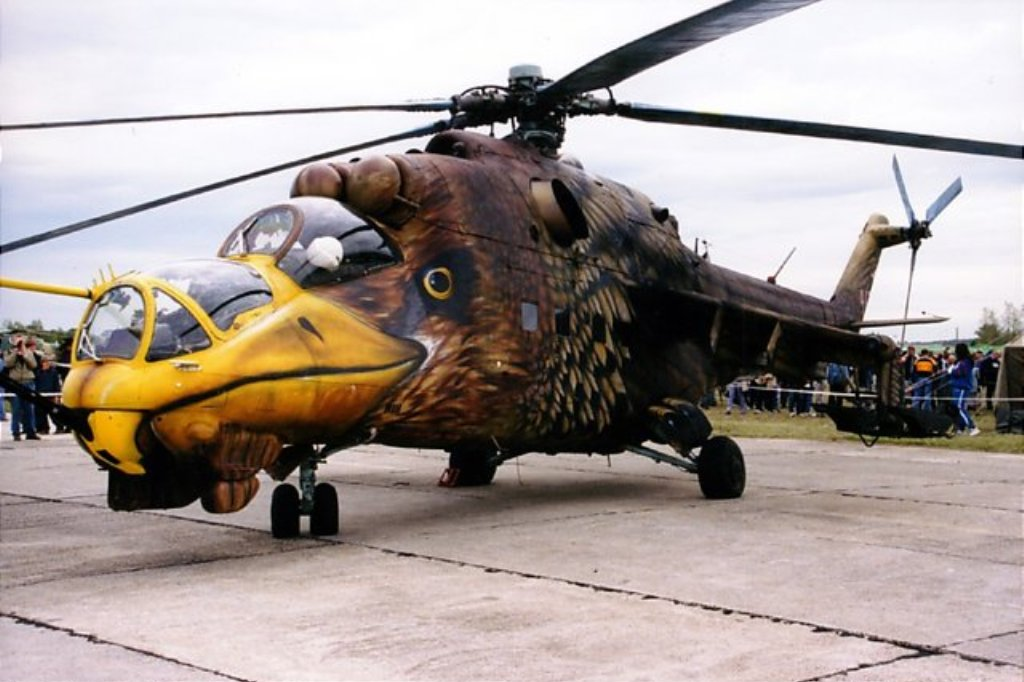
#> input picture opencv-python/helicopter.jpg, 1024 x 682 px
$ python tut22_histograms_plotting.py
#> lines starting #> are read from the running program, lines starting #| are printed output that depends on the picture
#http://docs.opencv.org/3.0-beta/doc/py_tutorials/py_imgproc/py_histograms/py_histogram_begins/py_histogram_begins.html
# histograms -1: find plot analyize

import numpy as np
import cv2

# cv2.calcHist([images], [channels], mask, [histSize], ranges[hist[accumulate]])
# channels is which color channel to find the hist of,
# for a grayscale image pass[0], for color image pass 0,1, or 2 for b,g, or r
# for full image hist mask = NONE, else choose a section
# hist size is number of bins, ie [256] for full range, [8] for bins 0-31,32-63, etc
# range is range of histogram, [0-256]


img = cv2.imread('helicopter.jpg')
#> img is the input picture: shape (682, 1024, 3); mean B, G, R 150.3, 155, 165.8
#img = cv2.imread('happy-face.jpg')
#img = cv2.imread('opencv-logo2.png')
imgGray = cv2.cvtColor(img, cv2.COLOR_BGR2GRAY)
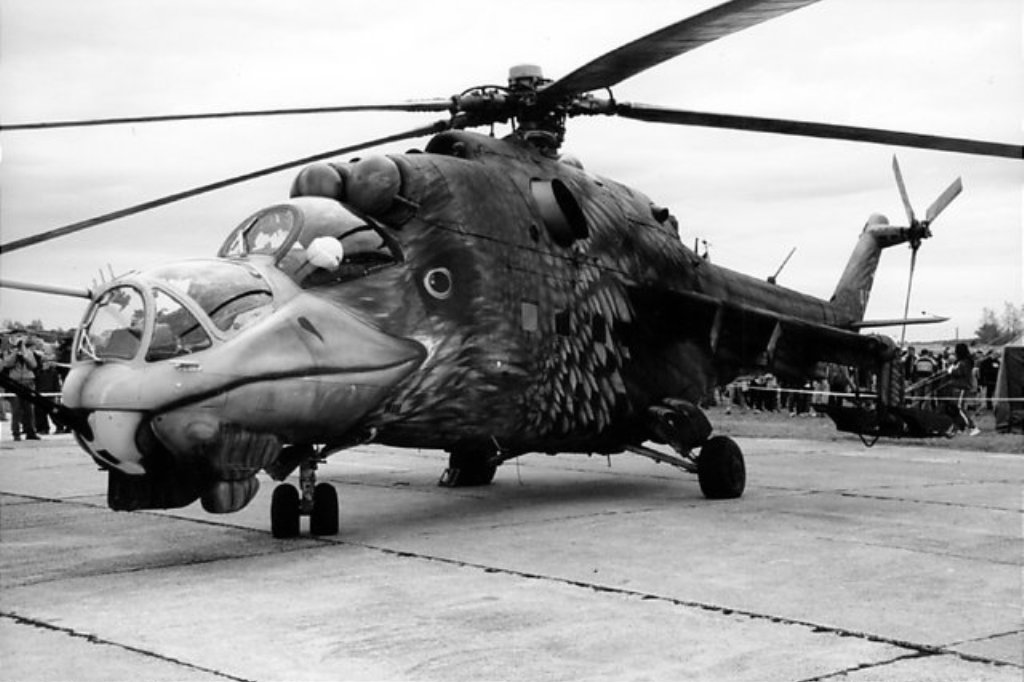
#> imgGray: shape (682, 1024); min 0, max 255, mean 157.6

grayHist = cv2.calcHist(imgGray,[0],None,[256],[0,256])
#> grayHist = 256 values, max 114 at index 252, min 0 at index 0, mean 4

blueHist = cv2.calcHist(img,[0],None,[256],[0,256])
#> blueHist = 256 values, max 350 at index 252, min 0 at index 0, mean 12
greenHist = cv2.calcHist(img,[1],None,[256],[0,256])
#> greenHist = 256 values, max 343 at index 252, min 0 at index 0, mean 12
redHist = cv2.calcHist(img,[2],None,[256],[0,256])
#> redHist = 256 values, max 351 at index 252, min 0 at index 0, mean 12

# plotting histograms, which are 256 x 1 arrays
from matplotlib import pyplot as plot

cv2.imshow('original image',img)
'''
plot.subplot(221),plot.plot(grayHist)
plot.title('gray histogram')
plot.subplot(222),plot.hist(imgGray.ravel(),256,[0,256])
plot.show()
cv2.waitKey()
'''
colors =('b','g','r')
for i,col in enumerate(colors):
	hist = cv2.calcHist([img],[i],None,[256],[0,256])
	plot.plot(hist, color = col)
	plot.xlim([0,256]) # set plot bound

plot.title('bgr histogram of original image')
plot.show()
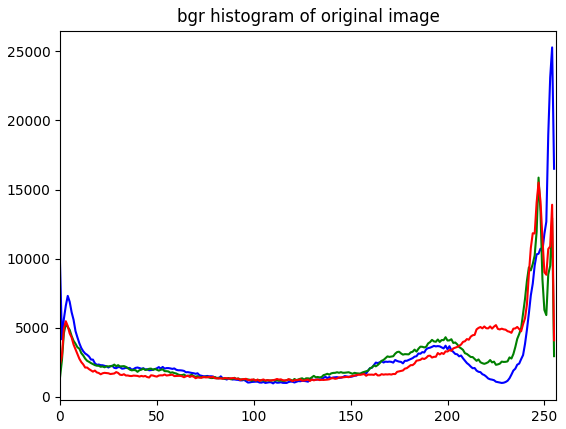
#> figure drawn by matplotlib, 1 panel; curve peaks at x = 254, y = 25286; curve peaks at x = 247, y = 15865; curve peaks at x = 247, y = 15507
cv2.waitKey()

# can also use numpy for histograms, but cv is much faster
hist, bins = np.histogram(img.ravel(),256,[2,256])
#> hist = 256 values, max 52129 at index 253, min 0 at index 127, mean 8093.5; bins = 257 values from 2 to 256
# bins contains all the available values, so here is 257 elements long, 0-256

# a faster computation is:
hist = np.bincount(img.ravel(),minlength=256)
#> hist = 256 values, max 52129 at index 254, min 3344 at index 106, mean 8184

# masking images to only look at sections for histogram

myMask = np.zeros(img.shape[:2], np.uint8) # create full black image
#myMask[100:300,100:400] = 255 # set this fixed region of interest in the middle white
# can also set region of interest based on image size, uncomment above line to have complex shapes
myMask[round(img.shape[0]/4):round(img.shape[0]*3/4), round(img.shape[1]/4):round(img.shape[1]*3/4)] = 255

maskedImg = cv2.bitwise_and(imgGray,imgGray,mask = myMask)
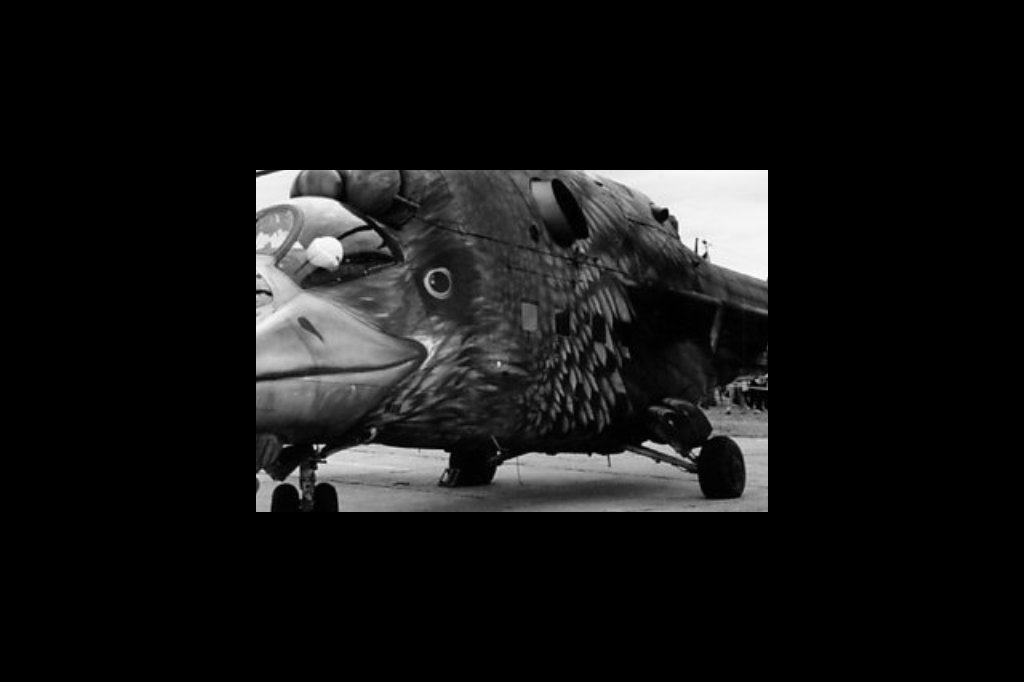
#> maskedImg: shape (682, 1024); min 0, max 254, mean 20.7


fullHist = cv2.calcHist([imgGray], [0],None,[256],[0,256])
#> fullHist = 256 values, max 15669 at index 248, min 503 at index 0, mean 2728
maskHist = cv2.calcHist([imgGray],[0], myMask, [256],[0,256])
#> maskHist = 256 values, max 3511 at index 3, min 0 at index 255, mean 684

plot.subplot(221), plot.imshow(imgGray, 'gray')
plot.subplot(222), plot.imshow(myMask, 'gray')
plot.subplot(223), plot.imshow(maskedImg, 'gray')
plot.subplot(224), plot.plot(fullHist, color = 'b'), plot.plot(maskHist, color = 'g')
plot.xlim([0,256])

plot.show()
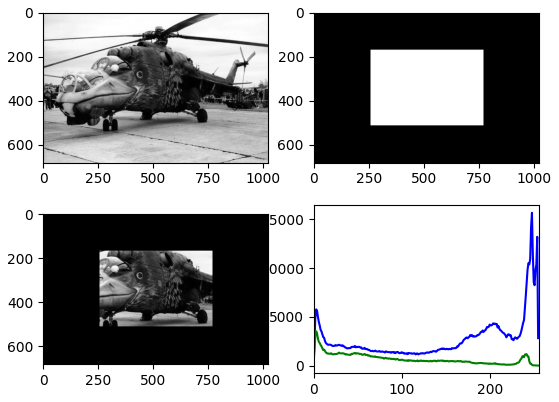
#> figure drawn by matplotlib, 4 panels; panel 4: curve peaks at x = 248, y = 15669; panel 4: curve peaks at x = 3, y = 3511
